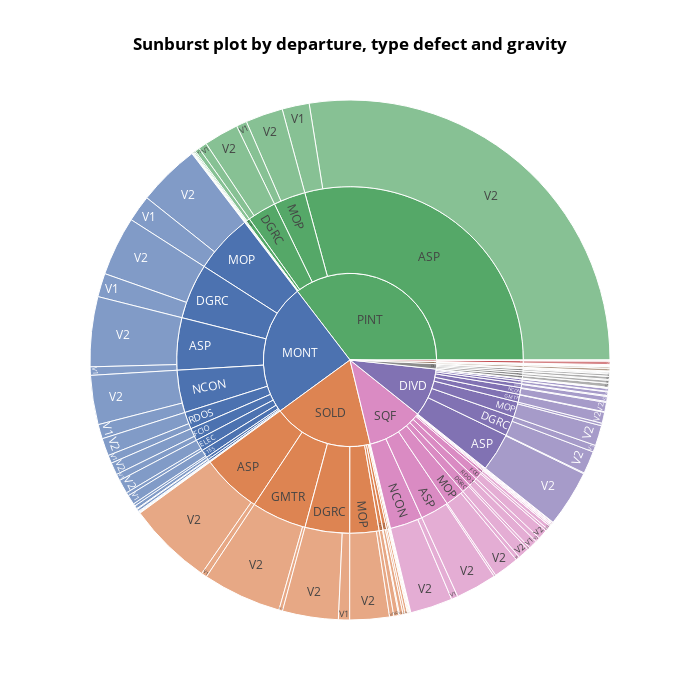

Notebook cell for this chart:
### Code cell
import plotly.express as px
import numpy as np
import plotly.io as pio

# df = px.data.gapminder().query("year == 2007")
df_temp

# fig = px.sunburst(sunburst_df, path=['DPTO', 'TIPO'], values='TOTAL')#, color=['V1_V2'])
#                   color='lifeExp', hover_data=['iso_alpha'],
#                   color_continuous_scale='RdBu',
#                   color_continuous_midpoint=np.average(df['lifeExp'], weights=df['pop']))
fig = px.sunburst(
    dpto_tipo_total,
    path=["DPTO", "TIPO","GVD"],
    values="TOTAL",
    color="DPTO",
    width=700, 
    height=700,
    template="seaborn",
    title="<b>Sunburst plot by departure, type defect and gravity</b>"
    #hover_data=["iso_alpha"],
    #color_continuous_scale="RdBu",
    #color_continuous_midpoint=np.average(sunburst_df["V1_V2"], weights=sunburst_df["TOTAL"]),
)

fig.update_layout(
    font_family="Open Sans",
    font_color="black",
    title_font_family="Open Sans",
)

fig.show()

py.plot(fig, filename="Sunburst_DPTO_TIPO_GVD", auto_open=True)
#py.iplot(data, filename = 'basic-line')
#pio.write_html(fig, file='hello_world.html', auto_open=True)

### Figure 1 — Plotly figure (JSON) as saved in the notebook; plotly's stock layout.template omitted (floating-point values rounded to 4 significant figures; data arrays with more than 128 entries replaced by an {"elided": "..."} marker saying what was removed)
{"data": [{"branchvalues": "total", "customdata": {"elided": "226x1 str values"}, "domain": {"x": [0, 1], "y": [0, 1]}, "hovertemplate": "labels=%{label}<br>TOTAL=%{value}<br>parent=%{parent}<br>id=%{id}<br>DPTO=%{customdata[0]}<extra></extra>", "ids": {"elided": "226 str values"}, "labels": {"elided": "226 str values"}, "marker": {"colors": {"elided": "226 str values"}}, "name": "", "parents": {"elided": "226 str values"}, "type": "sunburst", "values": {"elided": "226 int values"}}], "layout": {"font": {"color": "black", "family": "Open Sans"}, "height": 700, "legend": {"tracegroupgap": 0}, "title": {"font": {"family": "Open Sans"}, "text": "<b>Sunburst plot by departure, type defect and gravity</b>"}, "width": 700}}
